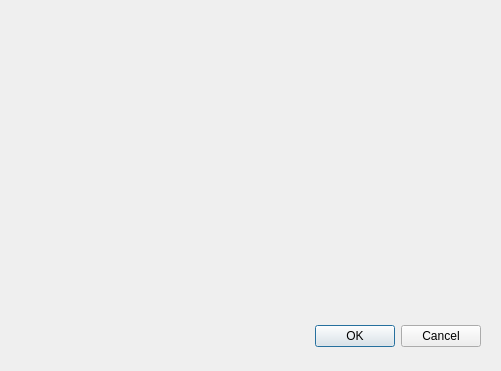
<?xml version="1.0" encoding="UTF-8"?>
<ui version="4.0">
 <class>Dialog</class>
 <widget class="QDialog" name="Dialog">
  <property name="geometry">
   <rect>
    <x>0</x>
    <y>0</y>
    <width>501</width>
    <height>371</height>
   </rect>
  </property>
  <property name="windowTitle">
   <string>Dialog</string>
  </property>
  <widget class="QDialogButtonBox" name="buttonBox">
   <property name="geometry">
    <rect>
     <x>140</x>
     <y>320</y>
     <width>341</width>
     <height>32</height>
    </rect>
   </property>
   <property name="orientation">
    <enum>Qt::Horizontal</enum>
   </property>
   <property name="standardButtons">
    <set>QDialogButtonBox::Cancel|QDialogButtonBox::Ok</set>
   </property>
  </widget>
 </widget>
 <resources/>
 <connections>
  <connection>
   <sender>buttonBox</sender>
   <signal>accepted()</signal>
   <receiver>Dialog</receiver>
   <slot>accept()</slot>
   <hints>
    <hint type="sourcelabel">
     <x>248</x>
     <y>254</y>
    </hint>
    <hint type="destinationlabel">
     <x>157</x>
     <y>274</y>
    </hint>
   </hints>
  </connection>
  <connection>
   <sender>buttonBox</sender>
   <signal>rejected()</signal>
   <receiver>Dialog</receiver>
   <slot>reject()</slot>
   <hints>
    <hint type="sourcelabel">
     <x>316</x>
     <y>260</y>
    </hint>
    <hint type="destinationlabel">
     <x>286</x>
     <y>274</y>
    </hint>
   </hints>
  </connection>
 </connections>
</ui>
